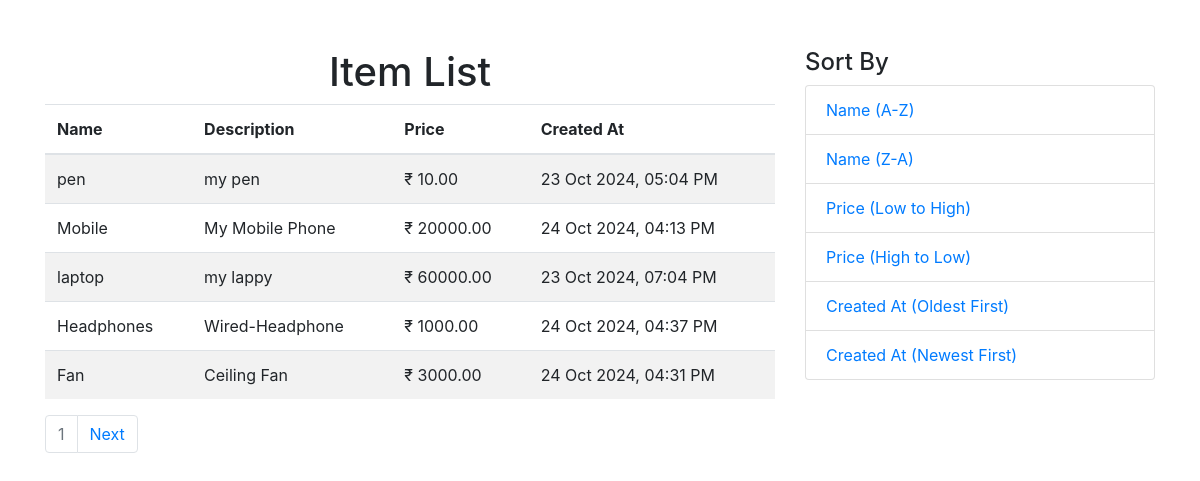
/?sort=-name, run on the app's committed database.
### items/models.py (models this page shows, shortened)
class Item(models.Model):
    name = models.CharField(max_length=50)
    description = models.TextField()
    price = models.DecimalField(max_digits=9, decimal_places=2)
    created_at = models.DateTimeField(auto_now_add=True)

### items/views.py (the view)
# urls.py: path('',views.item_list, name="item_list"),
def item_list(request):
    sort_by = request.GET.get('sort', 'name')
    if sort_by not in ['name', '-name', 'price', '-price', 'created_at', '-created_at']:
        sort_by = 'name'
    if 'name' in sort_by:
        if sort_by.startswith('-'):
            items = Item.objects.all().annotate(lower_name=Lower('name')).order_by('-lower_name')
        else:
            items = Item.objects.all().annotate(lower_name=Lower('name')).order_by('lower_name')
    else:
        items = Item.objects.all().order_by(sort_by)
    paginator = Paginator(items, 5)
    page_number = request.GET.get('page')
    page_obj = paginator.get_page(page_number)
    return render(request, 'index.html', {'page_obj': page_obj, 'sort_by': sort_by})

### templates/index.html (shortened to what this page needs)
<!DOCTYPE html>
<html lang="en">
<head>
    <link href="https://stackpath.bootstrapcdn.com/bootstrap/4.5.2/css/bootstrap.min.css" rel="stylesheet">
</head>
<body>
    <div class="container mt-5">
        <div class="row">
            <div class="col-md-8">
                <h1 class="text-center">Item List</h1>
                <table class="table table-striped">
                    <thead>
                        <tr>
                            <th>Name</th>
                            <th>Description</th>
                            <th>Price</th>
                            <th>Created At</th>
                        </tr>
                    </thead>
                    <tbody>
                        {% for item in page_obj %}
                        <tr>
                            <td>{{ item.name }}</td>
                            <td>{{ item.description }}</td>
                            <td>₹ {{ item.price}}</td>
                            <td>{{ item.created_at|date:"d M Y, h:i A" }}</td>
                        </tr>
                        {% endfor %}
                    </tbody>
                </table>
                <nav>
                    <ul class="pagination">
                        <li class="page-item disabled"><span class="page-link">{{ page_obj.number }}</span></li>
                        {% if page_obj.has_next %}
                        <li class="page-item">
                            <a class="page-link" href="?page={{ page_obj.next_page_number }}&sort={{ sort_by }}">Next</a>
                        </li>
                        {% endif %}
                    </ul>
                </nav>
            </div>
            <div class="col-md-4">
                <h4>Sort By</h4>
                <ul class="list-group">
                    <li class="list-group-item">
                        <a href="?sort=name">Name (A-Z)</a>
                    </li>
                    <li class="list-group-item">
                        <a href="?sort=-name">Name (Z-A)</a>
                    </li>
                    <li class="list-group-item">
                        <a href="?sort=price">Price (Low to High)</a>
                    </li>
                    <li class="list-group-item">
                        <a href="?sort=-price">Price (High to Low)</a>
                    </li>
                    <li class="list-group-item">
                        <a href="?sort=created_at">Created At (Oldest First)</a>
                    </li>
                    <li class="list-group-item">
                        <a href="?sort=-created_at">Created At (Newest First)</a>
                    </li>
                </ul>
            </div>
        </div>
    </div>
</body>
</html>

### data on the page
Item: name "pen", description "my pen", price "10.00", created_at "23 Oct 2024, 05:04 PM"
Item: name "Mobile", description "My Mobile Phone", price "20000.00", created_at "24 Oct 2024, 04:13 PM"
Item: name "laptop", description "my lappy", price "60000.00", created_at "23 Oct 2024, 07:04 PM"
Item: name "Headphones", description "Wired-Headphone", price "1000.00", created_at "24 Oct 2024, 04:37 PM"
Item: name "Fan", description "Ceiling Fan", price "3000.00", created_at "24 Oct 2024, 04:31 PM"

### other printed values
{{ page_obj.number }} "1"
